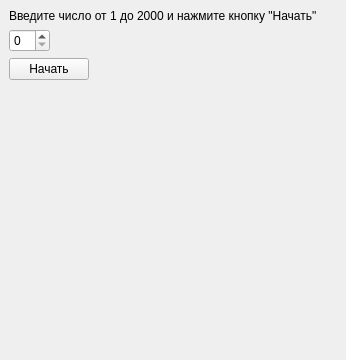
<?xml version="1.0" encoding="UTF-8"?>
<ui version="4.0">
 <class>MainWindow</class>
 <widget class="QMainWindow" name="MainWindow">
  <property name="geometry">
   <rect>
    <x>0</x>
    <y>0</y>
    <width>346</width>
    <height>360</height>
   </rect>
  </property>
  <property name="windowTitle">
   <string>MainWindow</string>
  </property>
  <widget class="QWidget" name="centralwidget">
   <layout class="QFormLayout" name="formLayout">
    <item row="0" column="0" colspan="2">
     <widget class="QLabel" name="label">
      <property name="text">
       <string>Введите число от 1 до 2000 и нажмите кнопку &quot;Начать&quot;</string>
      </property>
     </widget>
    </item>
    <item row="1" column="0">
     <widget class="QSpinBox" name="spinBox"/>
    </item>
    <item row="2" column="0">
     <widget class="QPushButton" name="pushButton">
      <property name="text">
       <string>Начать</string>
      </property>
     </widget>
    </item>
    <item row="2" column="1">
     <spacer name="horizontalSpacer">
      <property name="orientation">
       <enum>Qt::Horizontal</enum>
      </property>
      <property name="sizeHint" stdset="0">
       <size>
        <width>239</width>
        <height>20</height>
       </size>
      </property>
     </spacer>
    </item>
    <item row="3" column="0">
     <spacer name="verticalSpacer">
      <property name="orientation">
       <enum>Qt::Vertical</enum>
      </property>
      <property name="sizeHint" stdset="0">
       <size>
        <width>20</width>
        <height>262</height>
       </size>
      </property>
     </spacer>
    </item>
   </layout>
  </widget>
 </widget>
 <resources/>
 <connections/>
</ui>
